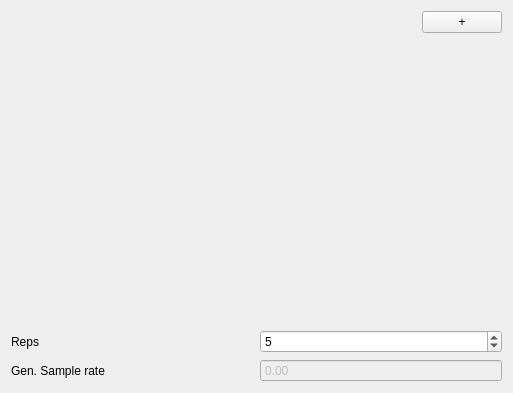
<?xml version="1.0" encoding="UTF-8"?>
<ui version="4.0">
 <class>ExploreStimEditor</class>
 <widget class="QWidget" name="ExploreStimEditor">
  <property name="geometry">
   <rect>
    <x>0</x>
    <y>0</y>
    <width>513</width>
    <height>393</height>
   </rect>
  </property>
  <property name="windowTitle">
   <string>Form</string>
  </property>
  <layout class="QVBoxLayout" name="verticalLayout">
   <item>
    <layout class="QHBoxLayout" name="_">
     <item>
      <layout class="QHBoxLayout" name="trackBtnLayout"/>
     </item>
     <item>
      <spacer name="horizontalSpacer">
       <property name="orientation">
        <enum>Qt::Horizontal</enum>
       </property>
       <property name="sizeHint" stdset="0">
        <size>
         <width>40</width>
         <height>20</height>
        </size>
       </property>
      </spacer>
     </item>
     <item>
      <widget class="QPushButton" name="addBtn">
       <property name="text">
        <string>+</string>
       </property>
      </widget>
     </item>
    </layout>
   </item>
   <item>
    <widget class="QStackedWidget" name="trackStack"/>
   </item>
   <item>
    <layout class="QGridLayout" name="gridLayout">
     <item row="0" column="1">
      <widget class="QSpinBox" name="exNrepsSpnbx">
       <property name="toolTip">
        <string>Number of presentations before plots reset</string>
       </property>
       <property name="minimum">
        <number>1</number>
       </property>
       <property name="maximum">
        <number>100</number>
       </property>
       <property name="value">
        <number>5</number>
       </property>
      </widget>
     </item>
     <item row="1" column="0">
      <widget class="QLabel" name="label_6">
       <property name="text">
        <string>Gen. Sample rate</string>
       </property>
      </widget>
     </item>
     <item row="1" column="1">
      <widget class="SmartSpinBox" name="aosrSpnbx">
       <property name="enabled">
        <bool>false</bool>
       </property>
       <property name="toolTip">
        <string extracomment="You can't change this">Stimulus output sampling rate</string>
       </property>
       <property name="buttonSymbols">
        <enum>QAbstractSpinBox::NoButtons</enum>
       </property>
       <property name="maximum">
        <double>500000.000000000000000</double>
       </property>
      </widget>
     </item>
     <item row="0" column="0">
      <widget class="QLabel" name="label_39">
       <property name="text">
        <string>Reps</string>
       </property>
      </widget>
     </item>
    </layout>
   </item>
  </layout>
 </widget>
 <customwidgets>
  <customwidget>
   <class>SmartSpinBox</class>
   <extends>QDoubleSpinBox</extends>
   <header>spikeylab.gui.stim.smart_spinbox</header>
  </customwidget>
 </customwidgets>
 <resources/>
 <connections/>
</ui>
